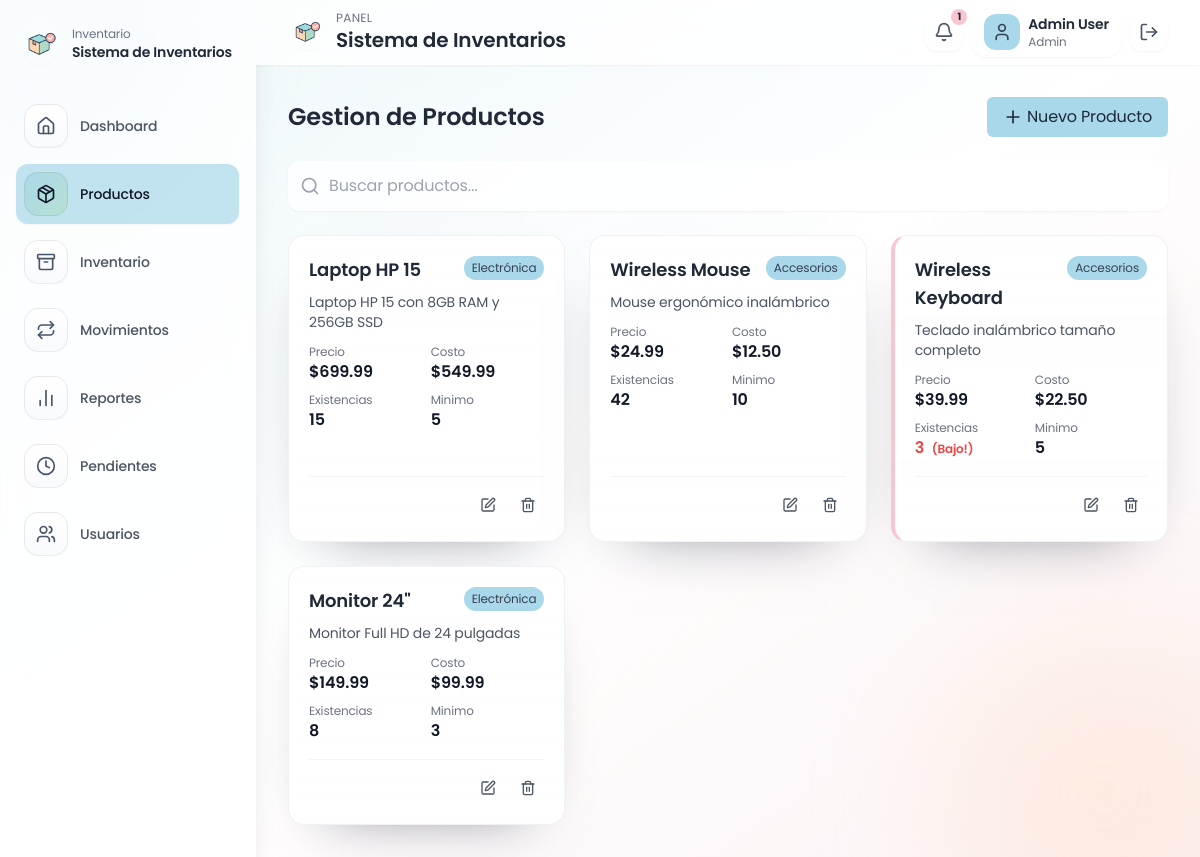
Screenshot of /products (signed in) with the database file from the repository.
### tables this page shows
CREATE TABLE IF NOT EXISTS products (
    id INT AUTO_INCREMENT PRIMARY KEY,
    name VARCHAR(150) NOT NULL,
    description TEXT,
    category VARCHAR(100) NOT NULL DEFAULT 'General',
    price DECIMAL(10,2) NOT NULL DEFAULT 0,
    cost DECIMAL(10,2) NOT NULL DEFAULT 0,
    stock_quantity INT NOT NULL DEFAULT 0,
    min_stock_level INT NOT NULL DEFAULT 0,
    image_url TEXT,
    created_at DATETIME NOT NULL DEFAULT CURRENT_TIMESTAMP
);

### app/helpers.php (called while the page is built, shortened)
<?php
function config(string $key, mixed $default = null): mixed
{
    $config = $GLOBALS['app_config'] ?? [];
    $segments = explode('.', $key);
    $value = $config;
    foreach ($segments as $segment) {
        if (is_array($value) && array_key_exists($segment, $value)) {
            $value = $value[$segment];
        } else {
            return $default;
        }
    }
    return $value;
}
function base_url(string $path = ''): string
{
    $base = config('app.base_url', '');
    if ($base === '') {
        $base = rtrim(str_replace('\\', '/', dirname($_SERVER['SCRIPT_NAME'] ?? '')), '/');
    }
    return rtrim($base, '/') . '/' . ltrim($path, '/');
}
function e(?string $value): string
{
    return htmlspecialchars((string) $value, ENT_QUOTES, 'UTF-8');
}
function auth_user(): ?array
{
    return $_SESSION['user'] ?? null;
}
function render(string $view, array $data = [], ?string $layout = 'layout'): void
{
    $viewFile = __DIR__ . '/Views/' . $view . '.php';
    extract($data);
    include $viewFile;
}

### app/Core/Controller.php (called while the page is built, shortened)
<?php
abstract class Controller
{
    protected function render(string $view, array $data = [], ?string $layout = 'layout'): void
    {
        render($view, $data, $layout);
    }
}

### app/Controllers/ProductController.php (called while the page is built, shortened)
<?php
class ProductController extends Controller
{
    public function index(): void
    {
        $currentUser = auth_user();
        $isAdmin = ($currentUser['role'] ?? null) === 'admin';
        $search = trim($_GET['q'] ?? '');
        $category = $_GET['category'] ?? null;
        $editId = isset($_GET['edit']) ? (int) $_GET['edit'] : null;
        $editingProduct = ($isAdmin && $editId) ? Product::find($editId) : null;
        $products = Product::all($search ?: null, $category ?: null);
        $categories = array_values(array_unique(array_map(fn ($p) => $p['category'], $products)));
        $this->render('products/index', [
            'products' => $products,
            'categories' => $categories,
            'search' => $search,
            'editingProduct' => $editingProduct,
            'isAdmin' => $isAdmin,
            'message' => flash('success'),
            'error' => flash('error'),
        ]);
    }
}

### public/index.php (called while the page is built, shortened)
<?php
$router = new Router();
$router->get('/login', [AuthController::class, 'showLogin']);
$router->post('/login', [AuthController::class, 'login']);
$router->get('/logout', [AuthController::class, 'logout']);
$router->get('/', [DashboardController::class, 'index']);
$router->get('/products', [ProductController::class, 'index']);
$router->post('/products/save', [ProductController::class, 'save']);
$router->post('/products/delete', [ProductController::class, 'delete']);
$router->get('/inventory', [InventoryController::class, 'index']);
$router->post('/inventory/adjust', [InventoryController::class, 'adjust']);
$router->get('/movements', [MovementController::class, 'index']);
$router->post('/movements/save', [MovementController::class, 'save']);
$router->get('/movements/pending', [MovementController::class, 'pending']);
$router->post('/movements/approve', [MovementController::class, 'approve']);
$router->post('/movements/reject', [MovementController::class, 'reject']);
$router->get('/reports', [ReportController::class, 'index']);
$router->get('/users', [UserController::class, 'index']);
$router->post('/users/save', [UserController::class, 'save']);
$router->post('/users/delete', [UserController::class, 'delete']);
$router->post('/users/toggle', [UserController::class, 'toggle']);
$router->dispatch($_SERVER['REQUEST_METHOD'], parse_url($_SERVER['REQUEST_URI'] ?? '/', PHP_URL_PATH) ?: '/');

### app/Models/Product.php (called while the page is built, shortened)
<?php
class Product
{
    public static function all(?string $search = null, ?string $category = null): array
    {
        $pdo = Database::connection();
        $sql = 'SELECT * FROM products WHERE 1=1';
        $params = [];
        $sql .= ' ORDER BY created_at DESC';
        $stmt = $pdo->prepare($sql);
        $stmt->execute($params);
        return $stmt->fetchAll();
    }
}

### app/Views/products/index.php (the view, shortened to what this page needs)
<?php
$isAdmin = $isAdmin ?? false;
?>
<div class="max-w-7xl mx-auto space-y-6">
    <div class="flex flex-col sm:flex-row items-start sm:items-center justify-between">
        <h2 class="text-2xl font-semibold text-gray-800">Gestion de Productos</h2>
        <?php if ($isAdmin): ?>
            <button type="button" id="toggleProductForm"
                    class="mt-3 sm:mt-0 inline-flex items-center px-4 py-2 bg-blue-pastel rounded-md text-gray-800 hover:bg-blue-400 transition-colors duration-200">
                <i data-lucide="plus" class="h-5 w-5 mr-1"></i>
                <span id="toggleProductFormText">Nuevo Producto</span>
            </button>
        <?php endif; ?>
    </div>
    <form method="GET" action="<?= base_url('products') ?>" class="mb-6">
        <div class="relative">
            <div class="absolute inset-y-0 left-0 pl-3 flex items-center pointer-events-none">
                <i data-lucide="search" class="h-5 w-5 text-gray-400"></i>
            </div>
            <input id="product-search" type="text" name="q" placeholder="Buscar productos..." value="<?= e($search) ?>"
                   class="w-full pl-10 pr-10 py-3 border border-white/60 bg-white/80 rounded-xl shadow-sm focus:outline-none focus:ring-2 focus:ring-blue-pastel">
        </div>
    </form>
    <?php if (count($products) === 0): ?>
        <div class="text-center py-12">
            <p class="text-gray-500">No se encontraron productos.</p>
        </div>
    <?php else: ?>
        <div class="grid grid-cols-1 sm:grid-cols-2 lg:grid-cols-3 xl:grid-cols-4 gap-6">
            <?php foreach ($products as $product): ?>
                <?php $isLow = $product['stock_quantity'] <= $product['min_stock_level']; ?>
                <div class="card <?= $isLow ? 'low-stock' : '' ?>">
                    <div class="flex flex-col h-full">
                        <div class="flex-1">
                            <div class="flex justify-between items-start">
                                <h3 class="text-lg font-semibold text-gray-800"><?= e($product['name']) ?></h3>
                                <span class="px-2 py-1 text-xs rounded-full bg-blue-pastel text-gray-700">
                                    <?= e($product['category']) ?>
                                </span>
                            </div>
                            <p class="text-sm text-gray-600 mt-2 line-clamp-2">
                                <?= e($product['description']) ?>
                            </p>
                            <div class="mt-3 grid grid-cols-2 gap-2">
                                <div>
                                    <p class="text-xs text-gray-500">Precio</p>
                                    <p class="font-semibold">$<?= number_format((float) $product['price'], 2) ?></p>
                                </div>
                                <div>
                                    <p class="text-xs text-gray-500">Costo</p>
                                    <p class="font-semibold">$<?= number_format((float) $product['cost'], 2) ?></p>
                                </div>
                                <div>
                                    <p class="text-xs text-gray-500">Existencias</p>
                                    <p class="font-semibold <?= $isLow ? 'text-red-500' : '' ?>">
                                        <?= (int) $product['stock_quantity'] ?>
                                        <?= $isLow ? '<span class="ml-1 text-xs">(Bajo!)</span>' : '' ?>
                                    </p>
                                </div>
                                <div>
                                    <p class="text-xs text-gray-500">Minimo</p>
                                    <p class="font-semibold"><?= (int) $product['min_stock_level'] ?></p>
                                </div>
                            </div>
                        </div>
                        <?php if ($isAdmin): ?>
                            <div class="flex justify-end space-x-2 mt-4 pt-3 border-t border-gray-100">
                                <button type="button" class="p-2 rounded-full hover:bg-gray-100 text-gray-600 edit-product"
                                        title="Editar"
                                        data-product='<?= htmlspecialchars(json_encode([
                                            'id' => (int) $product['id'],
                                            'name' => $product['name'],
                                            'category' => $product['category'],
                                            'description' => $product['description'],
                                            'price' => $product['price'],
                                            'cost' => $product['cost'],
                                            'stock_quantity' => $product['stock_quantity'],
                                            'min_stock_level' => $product['min_stock_level'],
                                        ]), ENT_QUOTES, 'UTF-8') ?>'>
                                    <i data-lucide="edit" class="h-4 w-4"></i>
                                </button>
                                <form action="<?= base_url('products/delete') ?>" method="POST" onsubmit="return confirm('Eliminar este producto?');">
                                    <button type="submit" class="p-2 rounded-full hover:bg-gray-100 text-gray-600" title="Eliminar">
                                        <i data-lucide="trash" class="h-4 w-4"></i>
                                    </button>
                                </form>
                            </div>
                        <?php endif; ?>
                    </div>
                </div>
            <?php endforeach; ?>
        </div>
    <?php endif; ?>
</div>

### public/assets/styles.css (style rules this page uses)
:root { --pink-pastel: #F7C6D0; --blue-pastel: #A8D8EA; --green-pastel: #B8E0D2; --peach-pastel: #FFD8B5; }
body { font-family: 'Poppins', sans-serif; background: radial-gradient(circle at 0% 0%, rgba(168, 216, 234, 0.22), transparent 30%), radial-gradient(circle at 100% 100%, rgba(255, 216, 181, 0.22), transparent 28%), #fdfefe; color: #0f172a; letter-spacing: -0.01em; }
.card { background: linear-gradient(180deg, rgba(255, 255, 255, 0.95), #ffffff); border-radius: 1rem; padding: 1.25rem; border: 1px solid rgba(15, 23, 42, 0.06); box-shadow: 0 24px 60px -40px rgba(15, 23, 42, 0.6); transition: all 0.2s ease-in-out; }
.low-stock { background-color: rgba(247, 198, 208, 0.2); border-left: 4px solid var(--pink-pastel); }
.line-clamp-2 { display: -webkit-box; -webkit-line-clamp: 2; -webkit-box-orient: vertical; overflow: hidden; }
.bg-blue-pastel { background-color: var(--blue-pastel); }

### rows the page displays
products: name "Laptop HP 15", category "Electrónica", description "Laptop HP 15 con 8GB RAM y 256GB SSD", price "699.99", cost "549.99", stock_quantity "15", min_stock_level "5"
products: name "Wireless Mouse", category "Accesorios", description "Mouse ergonómico inalámbrico", price "24.99", cost "12.50", stock_quantity "42", min_stock_level "10"
products: name "Wireless Keyboard", category "Accesorios", description "Teclado inalámbrico tamaño completo", price "39.99", cost "22.50", stock_quantity "3", shows "(Bajo!)", min_stock_level "5"
products: name "Monitor 24\"", category "Electrónica", description "Monitor Full HD de 24 pulgadas", price "149.99", cost "99.99", stock_quantity "8", min_stock_level "3"

### other values shown
config('app.name') "Sistema de Inventarios"
$link['label'] "Dashboard"
$link['label'] "Productos"
$link['label'] "Inventario"
$link['label'] "Movimientos"
$link['label'] "Reportes"
$link['label'] "Pendientes"
$link['label'] "Usuarios"
$lowStockCount "1"
$user['name'] "Admin User"
$user['role'] "Admin"
